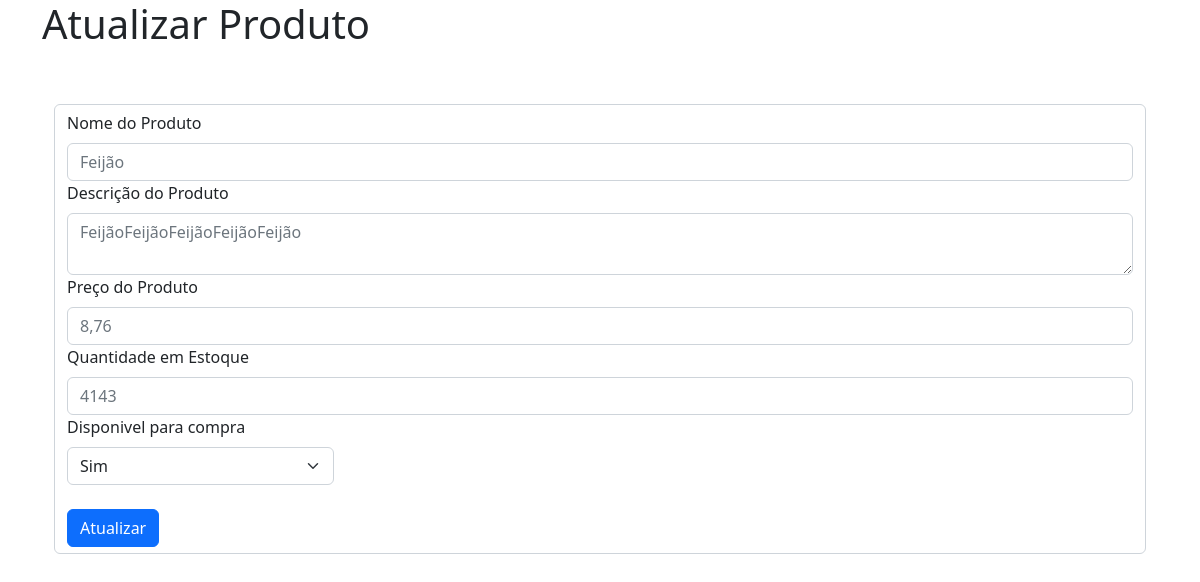
/produtos/editar/2/, run on an earlier commit of the app's database.
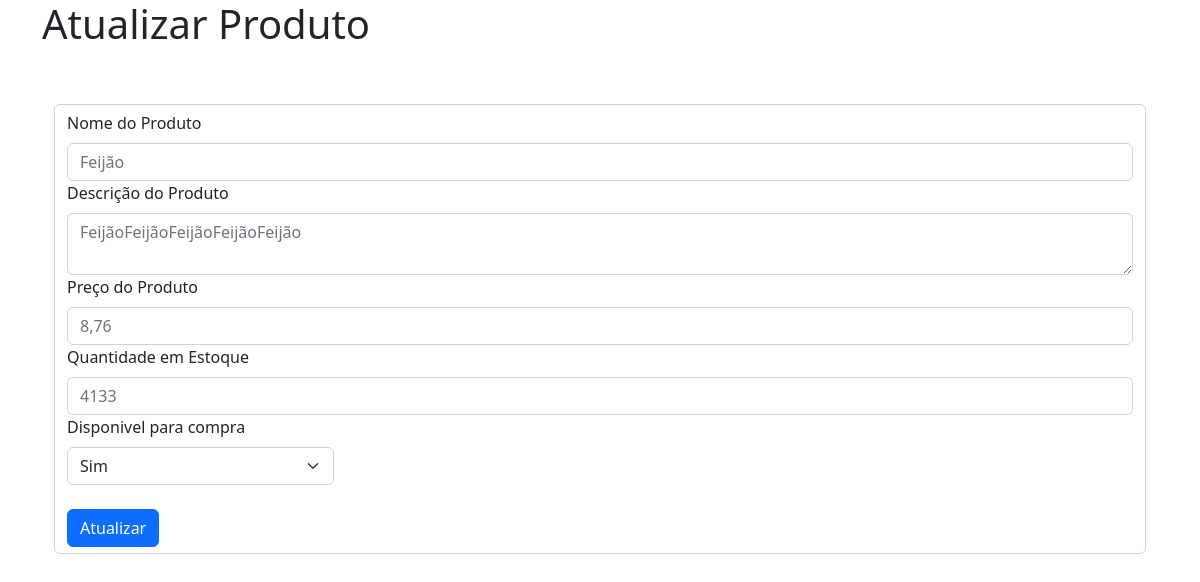
And on a later commit of the database.
### crm/models.py (models this page shows, shortened)
class Produto(models.Model):
    nome = models.CharField(max_length=50)
    descricao = models.TextField()
    preco = models.DecimalField(max_digits=10, decimal_places=2)
    qtd_estoque = models.IntegerField()
    ativo = models.BooleanField()
    data_criacao = models.DateTimeField(auto_now_add=True)
    data_atualizacao = models.DateTimeField(auto_now=True)

### crm/views.py (the view, shortened to what this page needs)
# urls.py: path('editar/<int:id>/', views.editar_produto, name='editar_produto'),
def editar_produto(request, id):
    if request.method == 'GET':
        produto = Produto.objects.get(id=id)
        return render(request, "produto_editar.html", {'produto': produto})

### crm/templates/produto_editar.html (shortened to what this page needs)
{% extends "base.html" %}
{% block 'body' %}
    <div class="container">
        <h1>Atualizar Produto</h1>
        <br>
        <div class="container">
            <br>
            <form action="{% url "editar_produto" produto.id %}" method="post" class="form-control">{% csrf_token %}
                <label for="nome" class="form-label">Nome do Produto</label>
                <input type="text" name="nome" id="nome" class="form-control" placeholder="{{produto.nome}}">
                <label for="descricao" class="form-label">Descrição do Produto</label>
                <textarea name="descricao" id="descricao" class="form-control" placeholder="{{produto.descricao}}"></textarea>
                <label for="preco" class="form-label">Preço do Produto</label>
                <input type="number" step=".01" name="preco" id="preco" class="form-control" placeholder="{{produto.preco}}">
                <label for="qtd_estoque" class="form-label">Quantidade em Estoque</label>
                <input type="number" name="qtd_estoque" id="qtd_estoque" class="form-control" placeholder="{{produto.qtd_estoque}}">
                <div class="col-3">
                    <label for="ativo" class="form-label">Disponivel para compra</label>
                    <select name="ativo" id="ativo" class="form-select" required>
                        <option value="1" select>Sim</option>
                    </select>
                </div>
                <br>
                <button type="submit" class="btn btn-primary">Atualizar</button>
            </form>
        </div>
    </div>
{% endblock 'body' %}

What changed in the data, as far as the page shows it:
changed Produto "Feijão": qtd_estoque "4143" → "4133"
